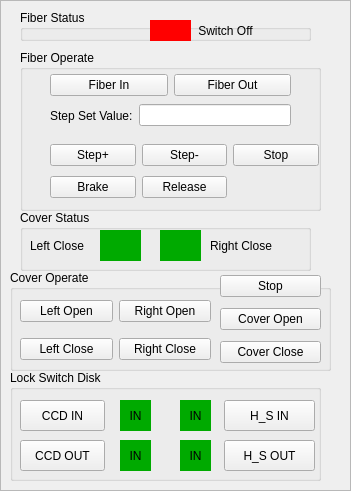
  <widget class="QFrame" name="frame_3">
   <property name="geometry">
    <rect>
     <x>1020</x>
     <y>50</y>
     <width>351</width>
     <height>491</height>
    </rect>
   </property>
   <property name="minimumSize">
    <size>
     <width>0</width>
     <height>0</height>
    </size>
   </property>
   <property name="frameShape">
    <enum>QFrame::StyledPanel</enum>
   </property>
   <property name="frameShadow">
    <enum>QFrame::Raised</enum>
   </property>
   <widget class="QGroupBox" name="groupBox_21">
    <property name="geometry">
     <rect>
      <x>20</x>
      <y>10</y>
      <width>291</width>
      <height>31</height>
     </rect>
    </property>
    <property name="title">
     <string>Fiber Status</string>
    </property>
    <widget class="QWidget" name="layoutWidget_10">
     <property name="geometry">
      <rect>
       <x>130</x>
       <y>10</y>
       <width>41</width>
       <height>21</height>
      </rect>
     </property>
     <layout class="QGridLayout" name="gridLayout_14">
      <item row="0" column="0">
       <widget class="QLabel" name="label_fiber_switch">
        <property name="styleSheet">
         <string>background-color: rgb(255, 0, 0);</string>
        </property>
        <property name="text">
         <string/>
        </property>
       </widget>
      </item>
     </layout>
    </widget>
    <widget class="QLabel" name="label_fiber_switch_status">
     <property name="geometry">
      <rect>
       <x>170</x>
       <y>10</y>
       <width>71</width>
       <height>21</height>
      </rect>
     </property>
     <property name="text">
      <string>Switch Off</string>
     </property>
     <property name="alignment">
      <set>Qt::AlignCenter</set>
     </property>
    </widget>
   </widget>
   <widget class="QGroupBox" name="groupBox">
    <property name="geometry">
     <rect>
      <x>20</x>
      <y>210</y>
      <width>291</width>
      <height>61</height>
     </rect>
    </property>
    <property name="title">
     <string>Cover Status</string>
    </property>
    <widget class="QLabel" name="label_COVER_LEFT_COLOR">
     <property name="geometry">
      <rect>
       <x>80</x>
       <y>20</y>
       <width>41</width>
       <height>31</height>
      </rect>
     </property>
     <property name="styleSheet">
      <string notr="true">background-color: rgb(0, 170, 0);</string>
     </property>
     <property name="text">
      <string/>
     </property>
    </widget>
    <widget class="QLabel" name="label_COVER_LEFT_TEXT">
     <property name="geometry">
      <rect>
       <x>10</x>
       <y>20</y>
       <width>71</width>
       <height>31</height>
      </rect>
     </property>
     <property name="text">
      <string>Left Close</string>
     </property>
    </widget>
    <widget class="QLabel" name="label_COVER_RIGHT_COLOR">
     <property name="geometry">
      <rect>
       <x>140</x>
       <y>20</y>
       <width>41</width>
       <height>31</height>
      </rect>
     </property>
     <property name="styleSheet">
      <string notr="true">background-color: rgb(0, 170, 0);</string>
     </property>
     <property name="text">
      <string/>
     </property>
    </widget>
    <widget class="QLabel" name="label_COVER_RIGHT_TEXT">
     <property name="geometry">
      <rect>
       <x>190</x>
       <y>20</y>
       <width>71</width>
       <height>31</height>
      </rect>
     </property>
     <property name="text">
      <string>Right Close</string>
     </property>
    </widget>
   </widget>
   <widget class="QGroupBox" name="groupBox_2">
    <property name="geometry">
     <rect>
      <x>10</x>
      <y>270</y>
      <width>321</width>
      <height>101</height>
     </rect>
    </property>
    <property name="title">
     <string>Cover Operate</string>
    </property>
    <widget class="QWidget" name="gridLayoutWidget">
     <property name="geometry">
      <rect>
       <x>10</x>
       <y>20</y>
       <width>191</width>
       <height>80</height>
      </rect>
     </property>
     <layout class="QGridLayout" name="gridLayout">
      <item row="0" column="0">
       <widget class="QPushButton" name="pushButton_COVER_LEFT_OPEN">
        <property name="text">
         <string>Left Open</string>
        </property>
       </widget>
      </item>
      <item row="0" column="1">
       <widget class="QPushButton" name="pushButton_COVER_RIGHT_OPEN">
        <property name="text">
         <string>Right Open</string>
        </property>
       </widget>
      </item>
      <item row="1" column="0">
       <widget class="QPushButton" name="pushButton_COVER_LEFT_CLOSE">
        <property name="text">
         <string>Left Close</string>
        </property>
       </widget>
      </item>
      <item row="1" column="1">
       <widget class="QPushButton" name="pushButton_COVER_RIGHT_CLOSE">
        <property name="text">
         <string>Right Close</string>
        </property>
       </widget>
      </item>
     </layout>
    </widget>
    <widget class="QWidget" name="verticalLayoutWidget">
     <property name="geometry">
      <rect>
       <x>210</x>
       <y>0</y>
       <width>101</width>
       <height>101</height>
      </rect>
     </property>
     <layout class="QVBoxLayout" name="verticalLayout">
      <item>
       <widget class="QPushButton" name="pushButton_COVER_STOP">
        <property name="text">
         <string>Stop</string>
        </property>
       </widget>
      </item>
      <item>
       <widget class="QPushButton" name="pushButton_COVER_OPEN">
        <property name="text">
         <string>Cover Open</string>
        </property>
       </widget>
      </item>
      <item>
       <widget class="QPushButton" name="pushButton_COVER_CLOSE">
        <property name="text">
         <string>Cover Close</string>
        </property>
       </widget>
      </item>
     </layout>
    </widget>
   </widget>
   <widget class="QGroupBox" name="groupBox_24">
    <property name="geometry">
     <rect>
      <x>20</x>
      <y>50</y>
      <width>301</width>
      <height>161</height>
     </rect>
    </property>
    <property name="title">
     <string>Fiber Operate</string>
    </property>
    <widget class="QWidget" name="horizontalLayoutWidget_8">
     <property name="geometry">
      <rect>
       <x>30</x>
       <y>20</y>
       <width>241</width>
       <height>31</height>
      </rect>
     </property>
     <layout class="QHBoxLayout" name="horizontalLayout_26">
      <item>
       <widget class="QPushButton" name="pushButton_fiber_Pos1">
        <property name="text">
         <string>Fiber In</string>
        </property>
       </widget>
      </item>
      <item>
       <widget class="QPushButton" name="pushButton_fiber_Pos2">
        <property name="text">
         <string>Fiber Out</string>
        </property>
       </widget>
      </item>
     </layout>
    </widget>
    <widget class="QWidget" name="horizontalLayoutWidget_7">
     <property name="geometry">
      <rect>
       <x>30</x>
       <y>50</y>
       <width>241</width>
       <height>31</height>
      </rect>
     </property>
     <layout class="QHBoxLayout" name="horizontalLayout_11">
      <item>
       <widget class="QLabel" name="label_4">
        <property name="text">
         <string>Step Set Value:</string>
        </property>
       </widget>
      </item>
      <item>
       <widget class="QLineEdit" name="lineEdit_fiber_step_set_value"/>
      </item>
     </layout>
    </widget>
    <widget class="QWidget" name="gridLayoutWidget_2">
     <property name="geometry">
      <rect>
       <x>30</x>
       <y>90</y>
       <width>269</width>
       <height>62</height>
      </rect>
     </property>
     <layout class="QGridLayout" name="gridLayout_2">
      <item row="0" column="0">
       <widget class="QPushButton" name="pushButton_fiber_step_P">
        <property name="text">
         <string>Step+</string>
        </property>
       </widget>
      </item>
      <item row="0" column="1">
       <widget class="QPushButton" name="pushButton_fiber_step_N">
        <property name="text">
         <string>Step-</string>
        </property>
       </widget>
      </item>
      <item row="2" column="0">
       <widget class="QPushButton" name="pushButton_fiber_brake">
        <property name="text">
         <string>Brake</string>
        </property>
       </widget>
      </item>
      <item row="2" column="1">
       <widget class="QPushButton" name="pushButton_fiber_release">
        <property name="text">
         <string>Release</string>
        </property>
       </widget>
      </item>
      <item row="0" column="2">
       <widget class="QPushButton" name="pushButton_fiber_stop">
        <property name="text">
         <string>Stop</string>
        </property>
       </widget>
      </item>
     </layout>
    </widget>
   </widget>
   <widget class="QGroupBox" name="groupBox_3">
    <property name="geometry">
     <rect>
      <x>10</x>
      <y>370</y>
      <width>311</width>
      <height>111</height>
     </rect>
    </property>
    <property name="title">
     <string>Lock Switch Disk</string>
    </property>
    <widget class="QPushButton" name="pushButton_CCD_IN">
     <property name="geometry">
      <rect>
       <x>10</x>
       <y>30</y>
       <width>85</width>
       <height>31</height>
      </rect>
     </property>
     <property name="text">
      <string>CCD IN</string>
     </property>
    </widget>
    <widget class="QPushButton" name="pushButton_CCD_OUT">
     <property name="geometry">
      <rect>
       <x>10</x>
       <y>70</y>
       <width>85</width>
       <height>31</height>
      </rect>
     </property>
     <property name="text">
      <string>CCD OUT</string>
     </property>
    </widget>
    <widget class="QPushButton" name="pushButton_HS_IN">
     <property name="geometry">
      <rect>
       <x>214</x>
       <y>30</y>
       <width>91</width>
       <height>31</height>
      </rect>
     </property>
     <property name="text">
      <string>H_S IN</string>
     </property>
    </widget>
    <widget class="QPushButton" name="pushButton_HS_OUT">
     <property name="geometry">
      <rect>
       <x>214</x>
       <y>70</y>
       <width>91</width>
       <height>31</height>
      </rect>
     </property>
     <property name="text">
      <string>H_S OUT</string>
     </property>
    </widget>
    <widget class="QLabel" name="label_CCD_IN">
     <property name="geometry">
      <rect>
       <x>110</x>
       <y>30</y>
       <width>31</width>
       <height>31</height>
      </rect>
     </property>
     <property name="styleSheet">
      <string notr="true">background-color: rgb(0, 170, 0);</string>
     </property>
     <property name="text">
      <string>IN</string>
     </property>
     <property name="alignment">
      <set>Qt::AlignCenter</set>
     </property>
    </widget>
    <widget class="QLabel" name="label_CCD_OUT">
     <property name="geometry">
      <rect>
       <x>110</x>
       <y>70</y>
       <width>31</width>
       <height>31</height>
      </rect>
     </property>
     <property name="styleSheet">
      <string notr="true">background-color: rgb(0, 170, 0);</string>
     </property>
     <property name="text">
      <string>IN</string>
     </property>
     <property name="alignment">
      <set>Qt::AlignCenter</set>
     </property>
    </widget>
    <widget class="QLabel" name="label_HS_IN">
     <property name="geometry">
      <rect>
       <x>170</x>
       <y>30</y>
       <width>31</width>
       <height>31</height>
      </rect>
     </property>
     <property name="styleSheet">
      <string notr="true">background-color: rgb(0, 170, 0);</string>
     </property>
     <property name="text">
      <string>IN</string>
     </property>
     <property name="alignment">
      <set>Qt::AlignCenter</set>
     </property>
    </widget>
    <widget class="QLabel" name="label_HS_OUT">
     <property name="geometry">
      <rect>
       <x>170</x>
       <y>70</y>
       <width>31</width>
       <height>31</height>
      </rect>
     </property>
     <property name="styleSheet">
      <string notr="true">background-color: rgb(0, 170, 0);</string>
     </property>
     <property name="text">
      <string>IN</string>
     </property>
     <property name="alignment">
      <set>Qt::AlignCenter</set>
     </property>
    </widget>
   </widget>
  </widget>
